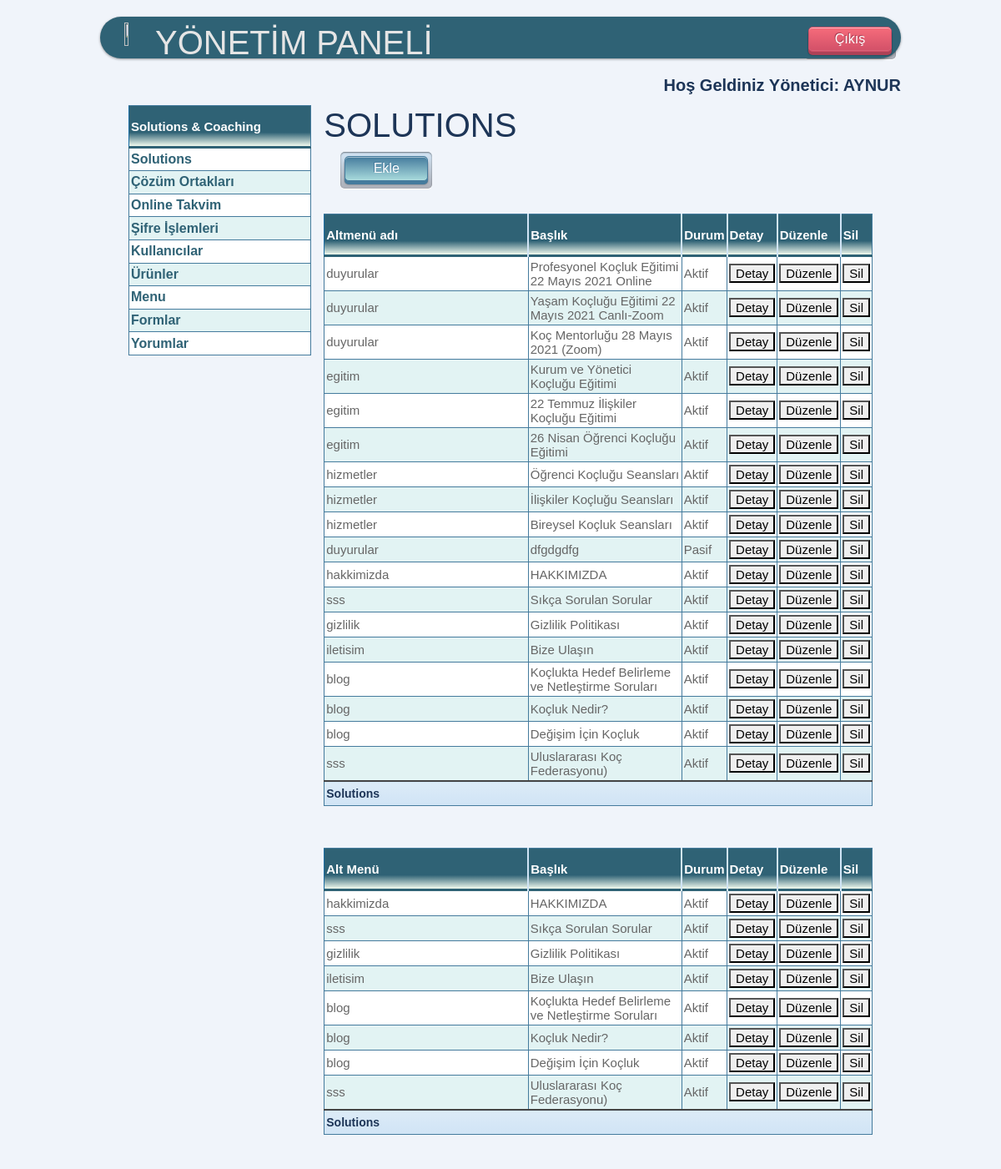
The page /yonetim/solutions/ (signed in, upper part) on the database as committed earlier.
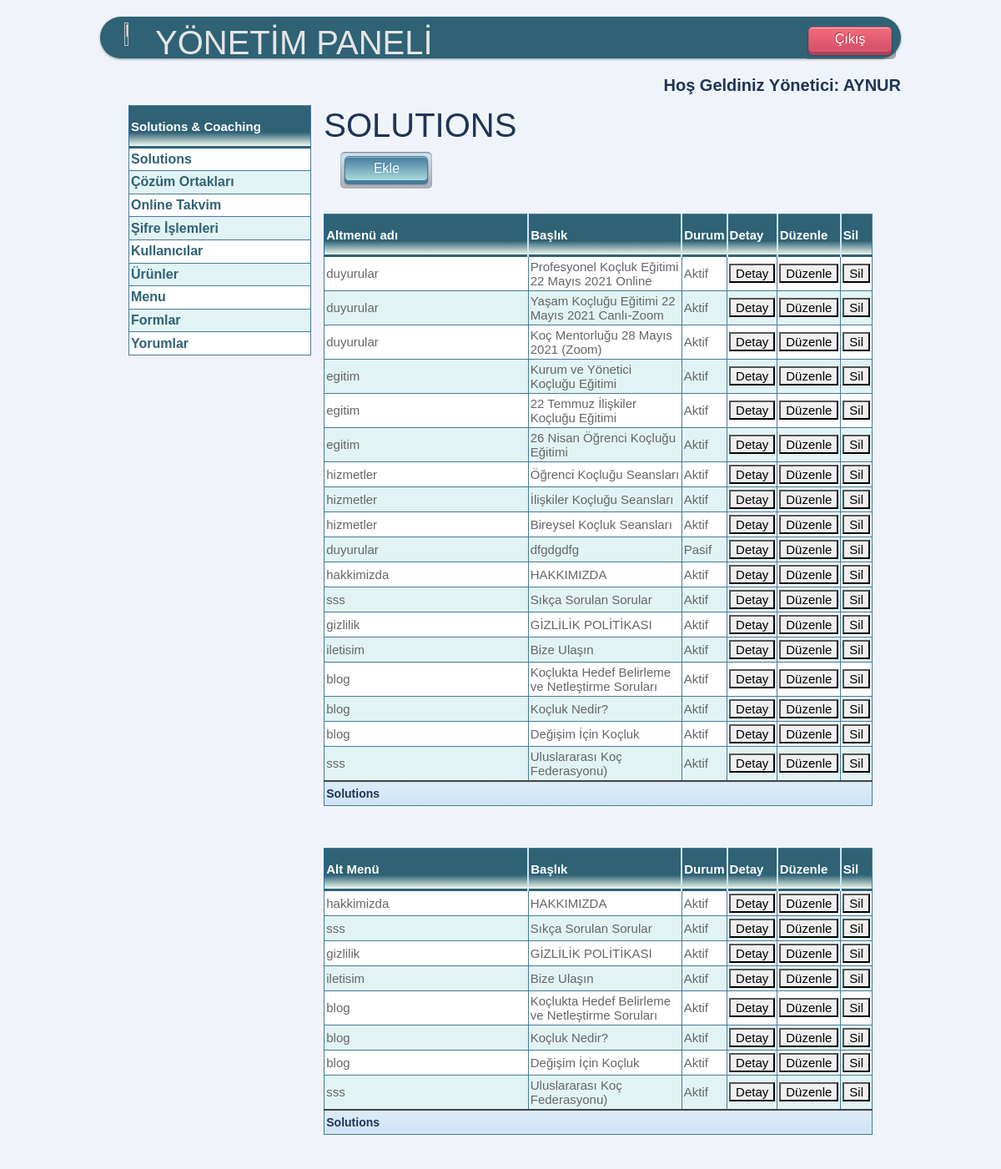
The same page on the database as committed later.
### mysite/models.py (models this page shows)
class Solutions(models.Model):
    id = models.IntegerField(primary_key=True)
    altmenuadi = models.CharField(max_length=100, verbose_name='Menü Adi')
    baslik = models.CharField(max_length=100, verbose_name='Başlık')
    icerik = RichTextField(verbose_name="içerik", null=True, blank=True)
    img = models.ImageField(blank=True, null=True, )
    durum = models.BooleanField(blank=True, null=True, verbose_name='Aktif')
    dosya = models.FileField(blank=True, null=True, )
    sira = models.PositiveSmallIntegerField(blank=True)
    aciklama=models.CharField(max_length=500, verbose_name='Açıklama', blank=True)

### mysite/views.py (the view)
# urls.py: path('yonetim/solutions/', views.solutions_liste),
@login_required(login_url=settings.LOGIN_URL)
def solutions_liste(request):
    solutions = Solutions.objects.all()
    blog = Solutions.objects.filter(altmenuadi__in=['blog', 'kocluk', 'sss', 'hakkimizda', 'iletisim', 'gizlilik'])
    duyurular = Solutions.objects.filter(altmenuadi='duyurular')
    hizmetler = Solutions.objects.filter(altmenuadi="hizmetler")
    egitim = Solutions.objects.filter(altmenuadi="egitim")
    context = {'solutions': solutions,
               'egitim': egitim,
               'blog': blog,
               'duyurular': duyurular,
               'hizmetler': hizmetler,
               }
    return render(request, 'yonetim/solutions/liste.html', context)

### mysite/templates/yonetim/solutions/liste.html (shortened to what this page needs)
{% extends "yonetim/base.html" %}
{% block baslik %}SOLUTIONS{% endblock %}
{% block content %}
<div class="sol">
    {% if request.user.is_superuser %}
        <button type="button" onclick="btn_git()" class="push_button blue">Ekle</button>
    {% else %}
        <p></p>
    {% endif %}
</div>
<div>
</div>
<div>
    <table class="blueTable" style="margin-top: 50px;">
    <thead>
    <tr>
        <th>Altmenü adı</th>
        <th>Başlık</th>
        <th>Durum</th>
        <th>Detay</th>
        <th>Düzenle&nbsp;</th>
        <th>Sil</th>
    </tr>
    </thead>
    <tfoot>
    <td colspan="6" style="height:30px; color:#1D3557">Solutions</td>
    </tfoot>
    <tbody>
    <tr>
        {% for solutions in solutions  %}
        <td>{{solutions.altmenuadi}}</td>
        <td>{{solutions.baslik}}</td>
        <td>{% if solutions.durum %}Aktif{% else %}Pasif{% endif %}</td>
        <td>
            <a href="/yonetim/solutions/detay/{{ solutions.id }}"><button>Detay</button></a>
        </td>
        <td>
            <a href="/yonetim/solutions/duzenle/{{ solutions.id }}"><button>Düzenle</button></a>
        </td>
         {% if request.user.is_superuser %}
        <td>
            <a href="/yonetim/solutions/sil/{{ solutions.id }}"><button>Sil</button></a>
        </td>
        {% else %}
        <td>
            <a href="/yonetim/solutions/sil/{{ solutions.id }}" ><button disabled="disabled">Sil</button></a>
        </td>
        {% endif %}
    </tr>
    {% endfor %}
    </tbody>
</table>
</div>
<div>
<table class="blueTable" style="margin-top: 50px;">
    <thead>
    <tr>
        <th>Alt Menü</th>
        <th>Başlık</th>
        <th>Durum</th>
        <th>Detay</th>
        <th>Düzenle&nbsp;</th>
        <th>Sil</th>
    </tr>
    </thead>
    <tfoot>
    <td colspan="6" style="height:30px; color:#1D3557">Solutions</td>
    </tfoot>
    <tbody>
    <tr>
        {% for blog in blog  %}
        <td>{{blog.altmenuadi}}</td>
        <td>{{blog.baslik}}</td>
        <td>{% if blog.durum %}Aktif{% else %}Pasif{% endif %}</td>
        <td>
            <a href="/yonetim/solutions/detay/{{ blog.id }}"><button>Detay</button></a>
        </td>
        <td>
            <a href="/yonetim/solutions/duzenle/{{ blog.id }}"><button>Düzenle</button></a>
        </td>
         {% if request.user.is_superuser %}
        <td>
            <a href="/yonetim/solutions/sil/{{ blog.id }}"><button>Sil</button></a>
        </td>
        {% else %}
        <td>
            <a href="/yonetim/solutions/sil/{{ blog.id }}" ><button disabled="disabled">Sil</button></a>
        </td>
        {% endif %}
    </tr>
    {% endfor %}
    </tbody>
</table>
    </div>
{% endblock %}

Rows that differ between the two databases and show on the page:
changed Solutions "gizlilik": baslik "Gizlilik Politikası" → "GİZLİLİK POLİTİKASI"
